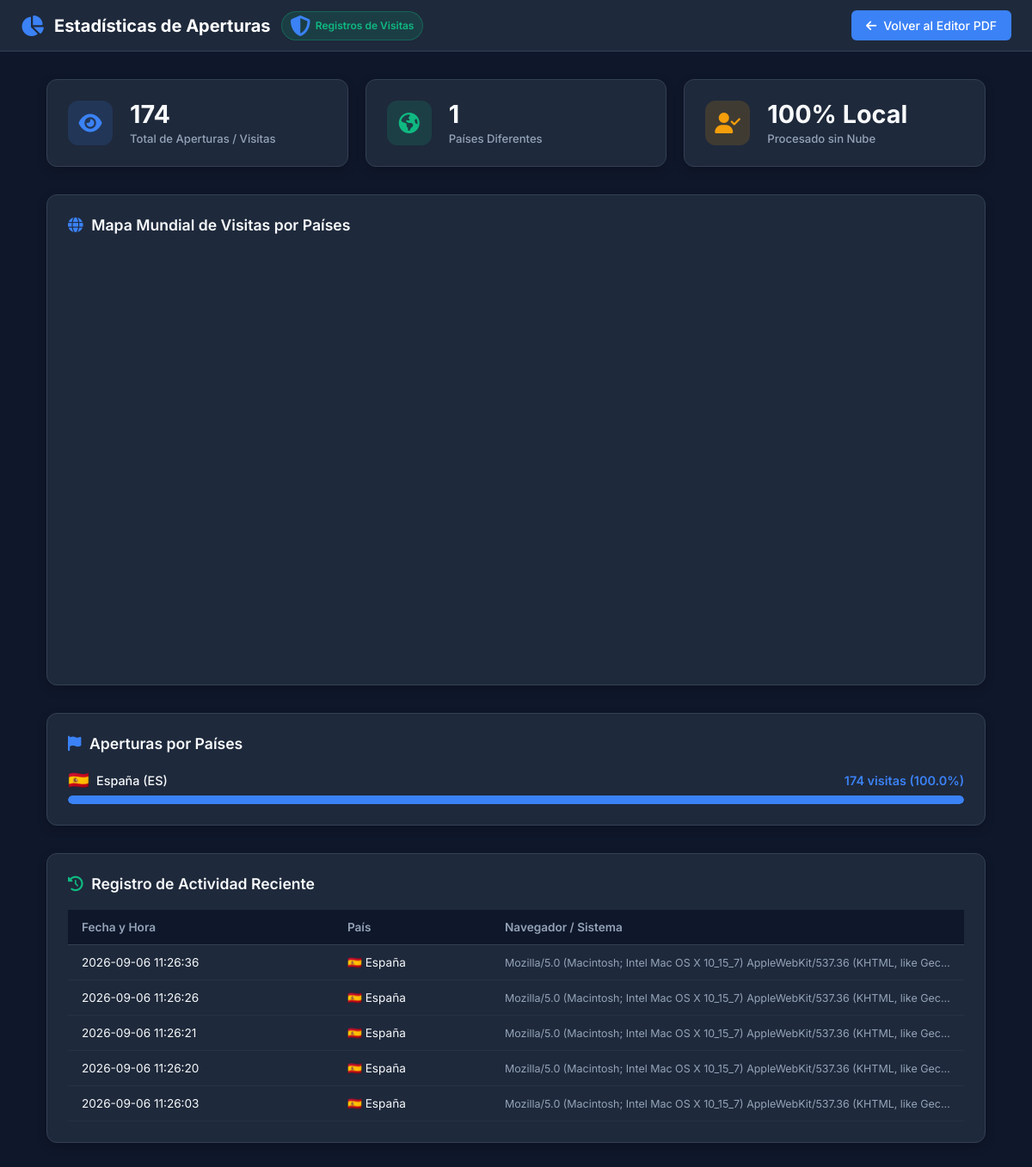
/stats, run on an earlier commit of the app's database.
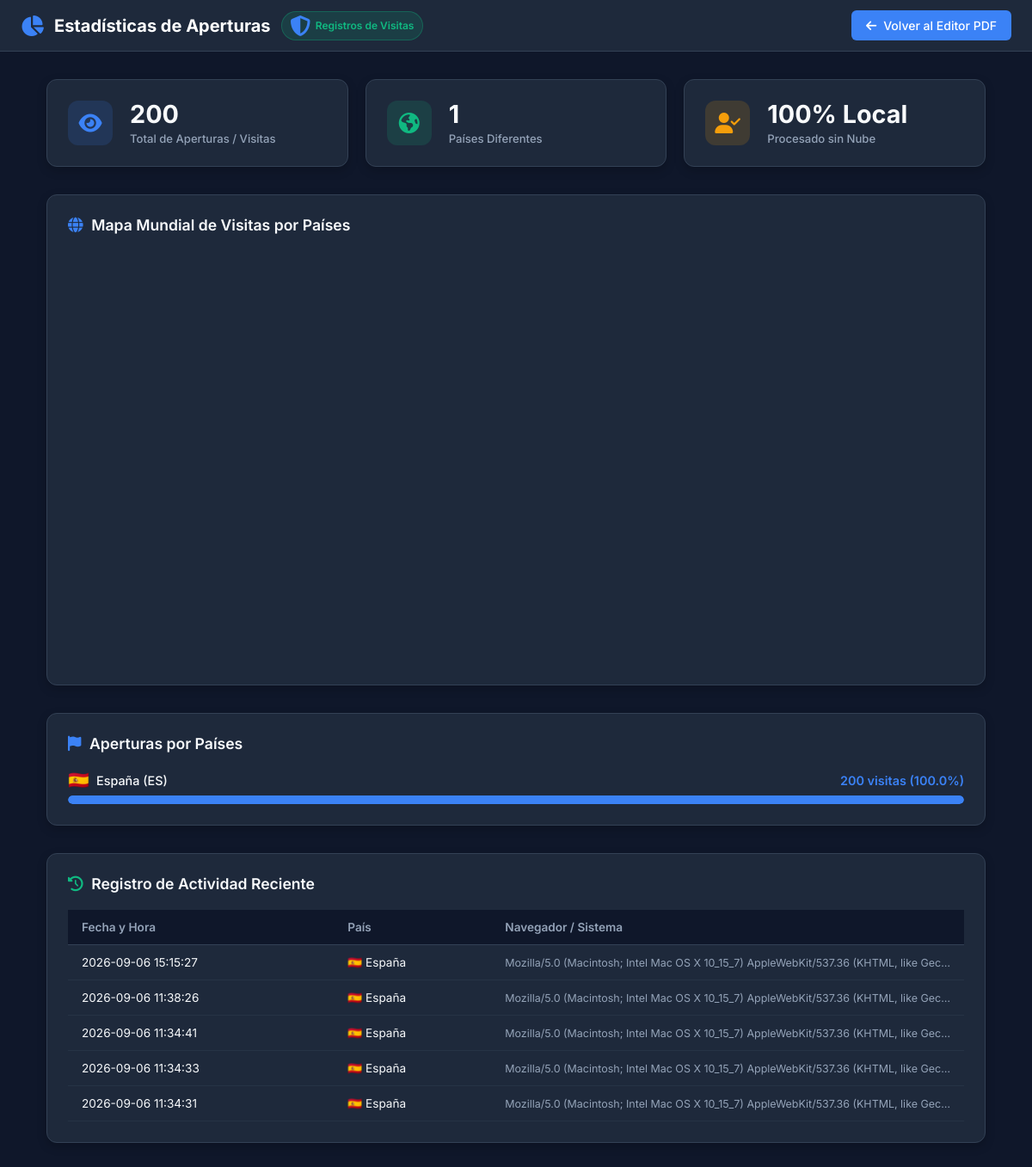
And on a later commit of the database.
### tables this page shows
CREATE TABLE visits (
            id INTEGER PRIMARY KEY AUTOINCREMENT,
            ip_address TEXT,
            country TEXT,
            country_code TEXT,
            user_agent TEXT,
            created_at DATETIME DEFAULT CURRENT_TIMESTAMP
        );

### app.py (the view)
@app.route('/estadisticas')
@app.route('/stats')
def stats():
    stats_data = get_full_stats()
    return render_template('stats.html', stats=stats_data)

### app.py (called while the page is built)
def country_code_to_flag(code):
    if not code or len(code) != 2:
        return '🌐'
    try:
        return chr(ord(code[0].upper()) + 127397) + chr(ord(code[1].upper()) + 127397)
    except Exception:
        return '🌐'

### templates/stats.html (shortened to what the changed rows need)
<!DOCTYPE html>
<html lang="es">
<head>
    <link rel="stylesheet" href="https://cdnjs.cloudflare.com/ajax/libs/font-awesome/6.5.1/css/all.min.css">
    <link rel="stylesheet" href="{{ url_for('static', filename='css/style.css') }}">
</head>
<body>
    <div class="stats-container">
        <div class="stats-grid-kpi">
            <div class="kpi-card">
                <div>
                    <div class="kpi-value">{{ stats.total_visits }}</div>
                    <div class="kpi-label">Total de Aperturas / Visitas</div>
                </div>
            </div>
        </div>
        <div class="stats-section">
            {% if stats.by_country %}
            <div class="country-list">
                {% for item in stats.by_country %}
                <div class="country-item">
                    <div class="country-info">
                        <span class="country-name">
                            <span class="country-flag">{{ item.flag }}</span>
                            {{ item.country }} ({{ item.country_code }})
                        </span>
                        <span class="country-count">
                            {{ item.count }} visitas ({{ item.percentage }}%)
                        </span>
                    </div>
                    <div class="progress-bar-bg">
                        <div class="progress-bar-fill" style="width: {{ item.percentage }}%;"></div>
                    </div>
                </div>
                {% endfor %}
            </div>
            {% else %}
            <p style="color: var(--text-muted); font-size: 0.9rem;">No hay registros de países aún.</p>
            {% endif %}
        </div>
        <div class="stats-section">
            <div class="table-responsive">
                <table class="recent-table">
                    <thead>
                        <tr>
                            <th>Fecha y Hora</th>
                            <th>País</th>
                            <th>Navegador / Sistema</th>
                        </tr>
                    </thead>
                    <tbody>
                        {% if stats.recent_visits %}
                        {% for visit in stats.recent_visits %}
                        <tr>
                            <td>{{ visit.created_at }}</td>
                            <td>{{ visit.flag }} {{ visit.country }}</td>
                            <td style="color: var(--text-muted); font-size: 0.78rem; max-width: 300px; text-overflow: ellipsis; overflow: hidden; white-space: nowrap;">
                                {{ visit.user_agent }}
                            </td>
                        </tr>
                        {% endfor %}
                        {% else %}
                        <tr>
                            <td colspan="3" style="text-align: center; color: var(--text-muted);">No hay registros recientes.</td>
                        </tr>
                        {% endif %}
                    </tbody>
                </table>
            </div>
        </div>
    </div>
</body>
</html>

What changed in the data, as far as the page shows it:
no longer on this page (row unchanged): visits: created_at "2026-09-06 11:26:36", flag "🇪🇸", country "España", user_agent "Mozilla/5.0 (Macintosh; Intel Mac OS X 10_15_7) AppleWebKit/537.36 (KHTML, like Gec…"
no longer on this page (row unchanged): visits: created_at "2026-09-06 11:26:26", flag "🇪🇸", country "España", user_agent "Mozilla/5.0 (Macintosh; Intel Mac OS X 10_15_7) AppleWebKit/537.36 (KHTML, like Gec…"
no longer on this page (row unchanged): visits: created_at "2026-09-06 11:26:21", flag "🇪🇸", country "España", user_agent "Mozilla/5.0 (Macintosh; Intel Mac OS X 10_15_7) AppleWebKit/537.36 (KHTML, like Gec…"
no longer on this page (row unchanged): visits: created_at "2026-09-06 11:26:20", flag "🇪🇸", country "España", user_agent "Mozilla/5.0 (Macintosh; Intel Mac OS X 10_15_7) AppleWebKit/537.36 (KHTML, like Gec…"
no longer on this page (row unchanged): visits: created_at "2026-09-06 11:26:03", flag "🇪🇸", country "España", user_agent "Mozilla/5.0 (Macintosh; Intel Mac OS X 10_15_7) AppleWebKit/537.36 (KHTML, like Gec…"
added visits: created_at "2026-09-06 15:15:27", flag "🇪🇸", country "España", user_agent "Mozilla/5.0 (Macintosh; Intel Mac OS X 10_15_7) AppleWebKit/537.36 (KHTML, like Gec…"
added visits: created_at "2026-09-06 11:38:26", flag "🇪🇸", country "España", user_agent "Mozilla/5.0 (Macintosh; Intel Mac OS X 10_15_7) AppleWebKit/537.36 (KHTML, like Gec…"
added visits: created_at "2026-09-06 11:34:41", flag "🇪🇸", country "España", user_agent "Mozilla/5.0 (Macintosh; Intel Mac OS X 10_15_7) AppleWebKit/537.36 (KHTML, like Gec…"
added visits: created_at "2026-09-06 11:34:33", flag "🇪🇸", country "España", user_agent "Mozilla/5.0 (Macintosh; Intel Mac OS X 10_15_7) AppleWebKit/537.36 (KHTML, like Gec…"
added visits: created_at "2026-09-06 11:34:31", flag "🇪🇸", country "España", user_agent "Mozilla/5.0 (Macintosh; Intel Mac OS X 10_15_7) AppleWebKit/537.36 (KHTML, like Gec…"
Also different on the page:
{{ stats.total_visits }}: "174" → "200"
new list line: "🇪🇸 España ( ES ) 200 visitas ( 100.0 %)"
list line gone: "🇪🇸 España ( ES ) 174 visitas ( 100.0 %)"
